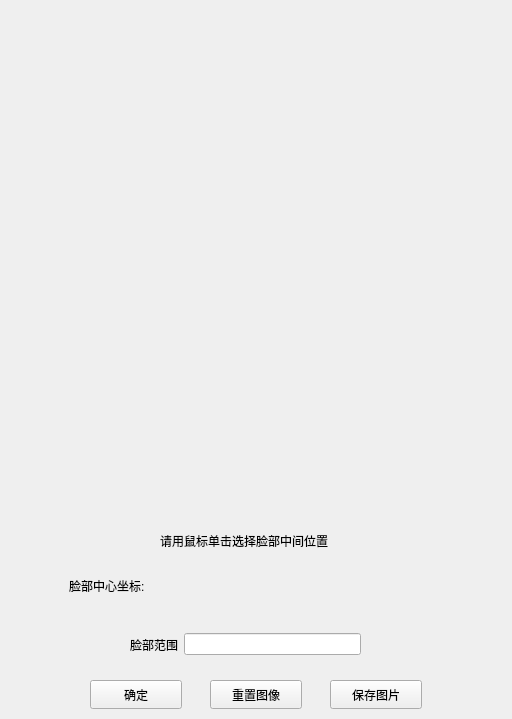
<?xml version="1.0" encoding="UTF-8"?>
<ui version="4.0">
 <class>Face</class>
 <widget class="QWidget" name="Face">
  <property name="geometry">
   <rect>
    <x>0</x>
    <y>0</y>
    <width>512</width>
    <height>719</height>
   </rect>
  </property>
  <property name="windowTitle">
   <string>Form</string>
  </property>
  <widget class="QPushButton" name="btn_save">
   <property name="geometry">
    <rect>
     <x>330</x>
     <y>680</y>
     <width>92</width>
     <height>29</height>
    </rect>
   </property>
   <property name="text">
    <string>保存图片</string>
   </property>
  </widget>
  <widget class="QPushButton" name="btn_ok_2">
   <property name="geometry">
    <rect>
     <x>210</x>
     <y>680</y>
     <width>92</width>
     <height>29</height>
    </rect>
   </property>
   <property name="text">
    <string>重置图像</string>
   </property>
  </widget>
  <widget class="QWidget" name="widget" native="true">
   <property name="geometry">
    <rect>
     <x>69</x>
     <y>550</y>
     <width>401</width>
     <height>71</height>
    </rect>
   </property>
   <layout class="QHBoxLayout" name="horizontalLayout">
    <item>
     <widget class="QLabel" name="label">
      <property name="text">
       <string>脸部中心坐标:</string>
      </property>
     </widget>
    </item>
    <item>
     <widget class="QLabel" name="label_first">
      <property name="text">
       <string/>
      </property>
     </widget>
    </item>
   </layout>
  </widget>
  <widget class="QPushButton" name="btn_ok">
   <property name="geometry">
    <rect>
     <x>90</x>
     <y>680</y>
     <width>92</width>
     <height>29</height>
    </rect>
   </property>
   <property name="text">
    <string>确定</string>
   </property>
  </widget>
  <widget class="QLabel" name="label_2">
   <property name="geometry">
    <rect>
     <x>160</x>
     <y>520</y>
     <width>211</width>
     <height>41</height>
    </rect>
   </property>
   <property name="text">
    <string>请用鼠标单击选择脸部中间位置</string>
   </property>
  </widget>
  <widget class="QLabel" name="imageLabel">
   <property name="geometry">
    <rect>
     <x>0</x>
     <y>0</y>
     <width>512</width>
     <height>512</height>
    </rect>
   </property>
   <property name="minimumSize">
    <size>
     <width>512</width>
     <height>512</height>
    </size>
   </property>
   <property name="maximumSize">
    <size>
     <width>512</width>
     <height>512</height>
    </size>
   </property>
   <property name="text">
    <string/>
   </property>
  </widget>
  <widget class="QWidget" name="widget_2" native="true">
   <property name="geometry">
    <rect>
     <x>130</x>
     <y>620</y>
     <width>231</width>
     <height>49</height>
    </rect>
   </property>
   <layout class="QHBoxLayout" name="horizontalLayout_3">
    <item>
     <widget class="QLabel" name="label_6">
      <property name="text">
       <string>脸部范围</string>
      </property>
     </widget>
    </item>
    <item>
     <widget class="QLineEdit" name="lineEdit_radius"/>
    </item>
   </layout>
  </widget>
 </widget>
 <resources/>
 <connections/>
</ui>
